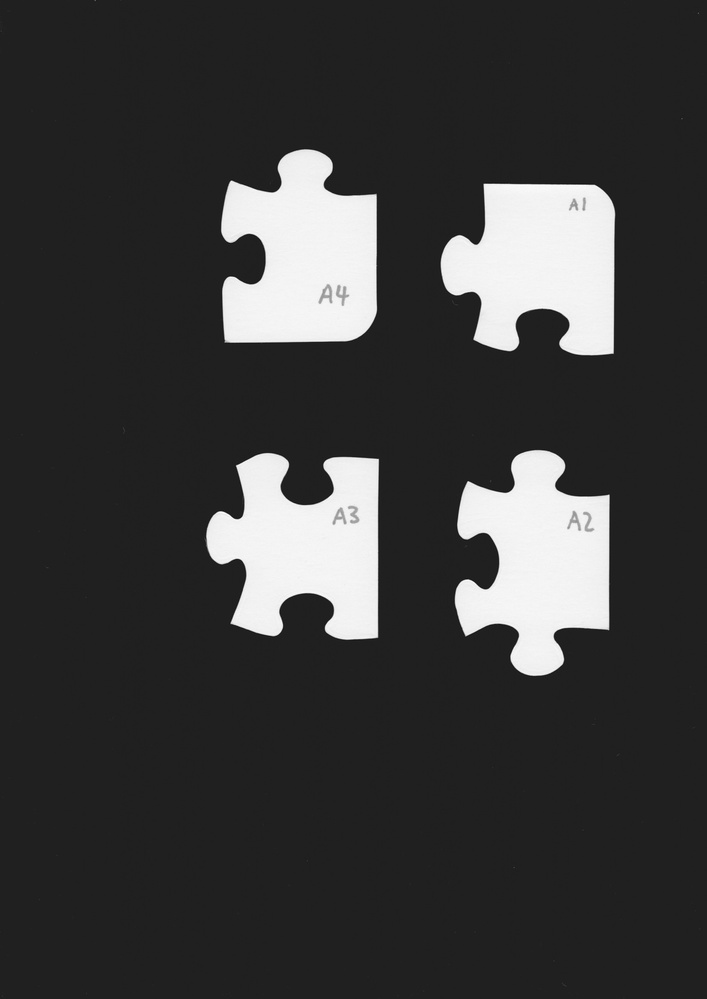
#> input picture opencv/resources/forest_scanned/1.jpeg, 707 x 999 px, shrunk from 1654 x 2338 before the run; its folder holds only this picture in this run
$ python binarize.py
#> lines starting #> are read from the running program, lines starting #| are printed output that depends on the picture; after the words box and inside, x2 and y2 are one past the last pixel; in counts of white or black regions, pixels touching at a corner belong together
import cv2
import os
from os.path import join

folder = 'resources/forest_scanned'

filenames = os.listdir(folder)

for filename in filenames:
    if filename == ".DS_Store":
        continue

    path_in = join(folder, filename)

    img = cv2.imread(path_in)
#> img is the input picture: shape (999, 707, 3); min 15, max 255, mean 58.5
    # img = img[380:640, 190:420]
    gray = cv2.cvtColor(img, cv2.COLOR_BGR2GRAY)
    # cv2.imshow("gray", gray)

    threshold, thresh = cv2.threshold(gray, 200, 255, cv2.THRESH_BINARY)
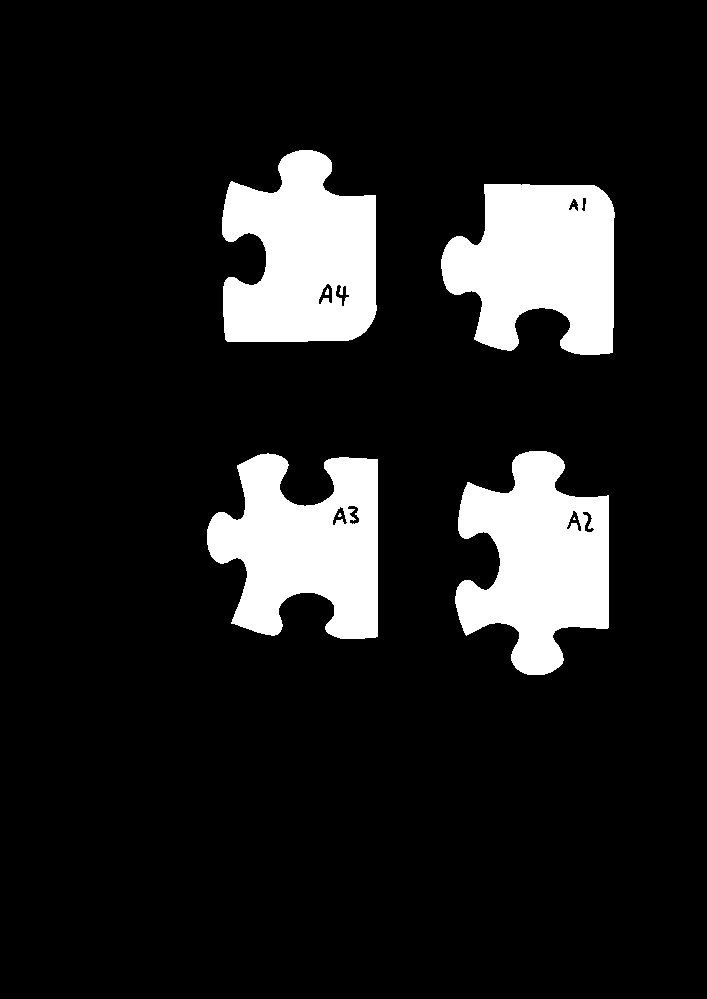
#> thresh: shape (999, 707); 12.5% white; 8 white regions (3 under 20 px), largest, box (x1, y1, x2, y2) and area: (222, 150, 377, 342) 22464, (455, 451, 609, 675) 22122, (441, 184, 615, 355) 21853, (207, 453, 378, 639) 21581, (325, 288, 329, 295) 21

    path_out = 'resources/results'
    cv2.imwrite(join(path_out, filename), thresh)

# cv2.waitKey(0)

$ run again, on opencv/resources/forest_scanned/3_correct.jpeg
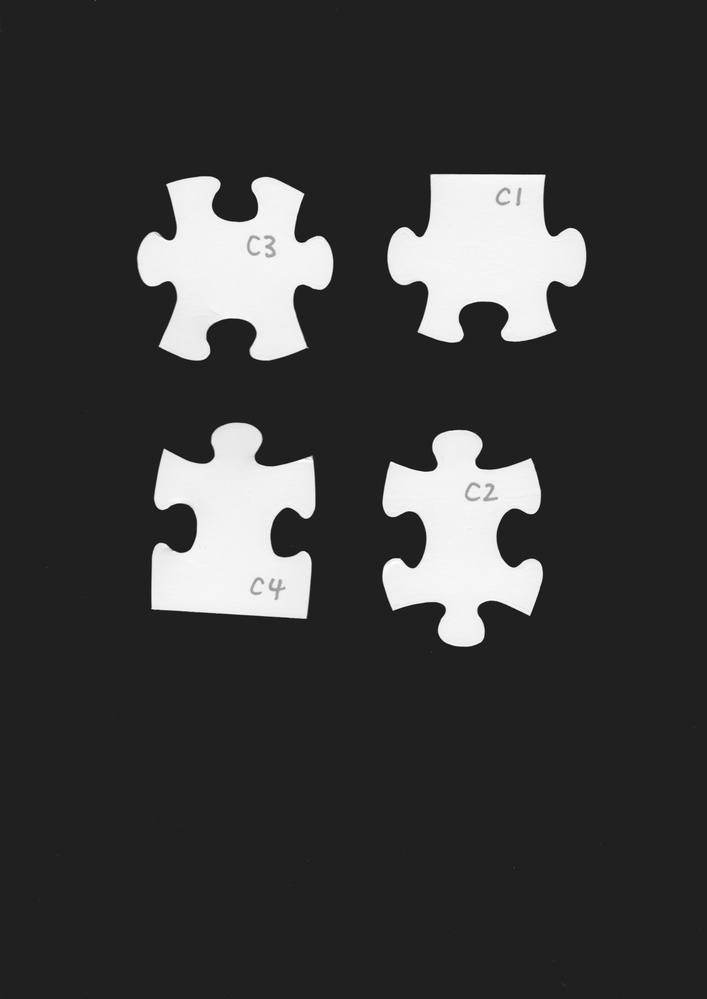
#> input picture opencv/resources/forest_scanned/3_correct.jpeg, 707 x 999 px, shrunk from 1654 x 2338 before the run
#> img is the input picture: shape (999, 707, 3); min 14, max 255, mean 57.9
#> `threshold, thresh = cv2.threshold(gray, 200, 255, cv2.THRESH_BINARY)`:
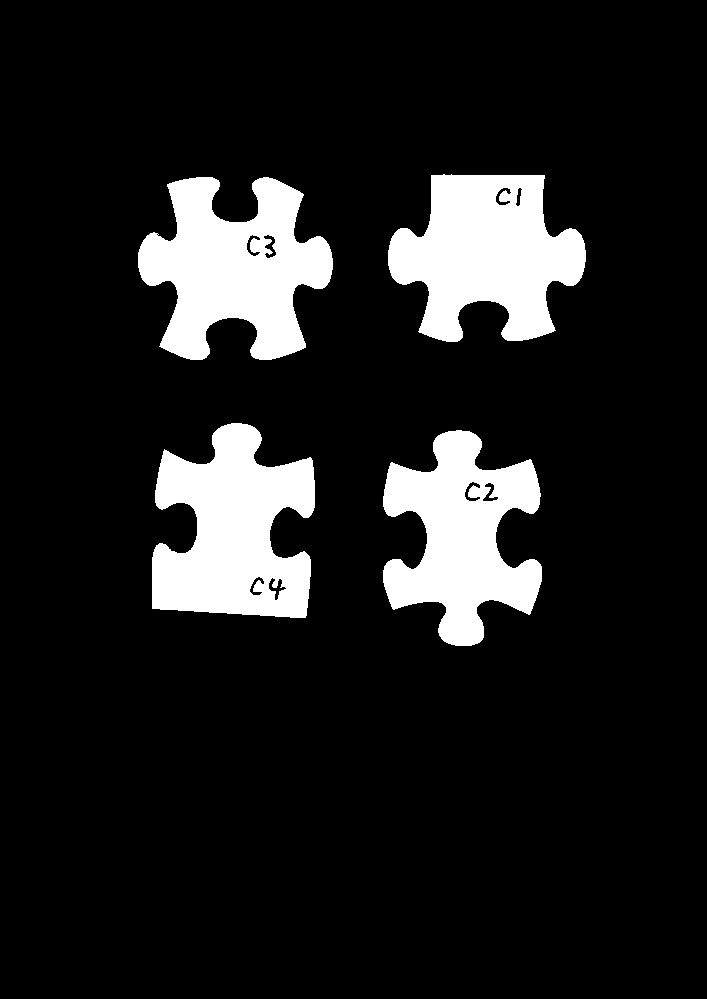
#> thresh: shape (999, 707); 12.1% white; 4 white regions, box (x1, y1, x2, y2) and area: (152, 423, 315, 618) 21919, (138, 177, 333, 360) 21884, (388, 174, 586, 342) 21581, (383, 430, 542, 646) 20075

$ run again, on opencv/resources/forest_scanned/4.jpeg
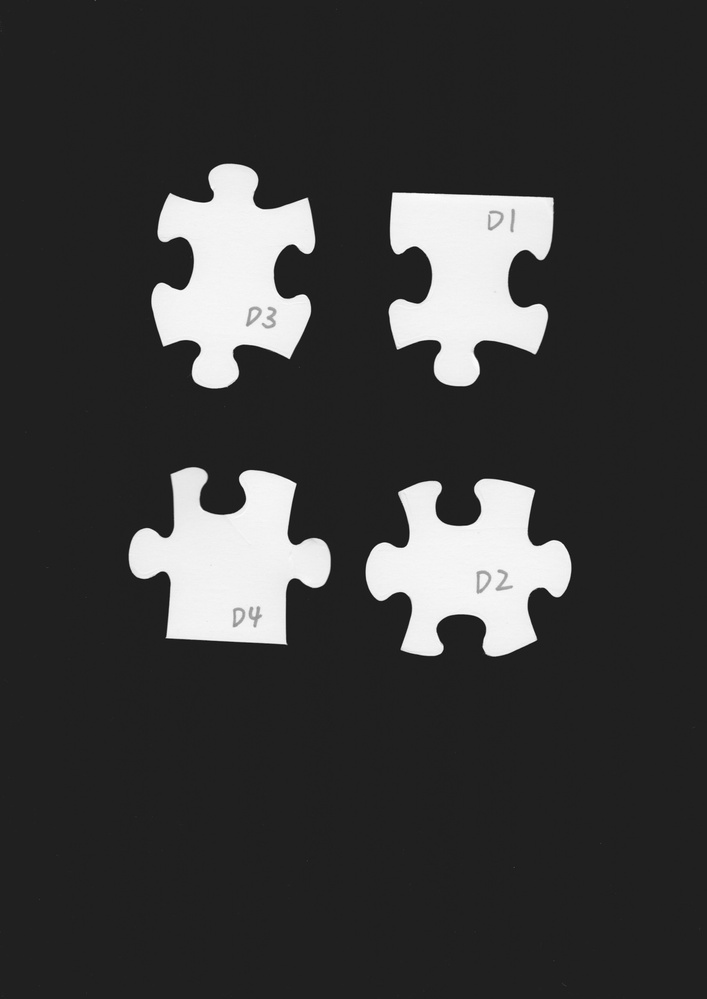
#> input picture opencv/resources/forest_scanned/4.jpeg, 707 x 999 px, shrunk from 1654 x 2338 before the run
#> img is the input picture: shape (999, 707, 3); min 15, max 255, mean 57.5
#> `threshold, thresh = cv2.threshold(gray, 200, 255, cv2.THRESH_BINARY)`:
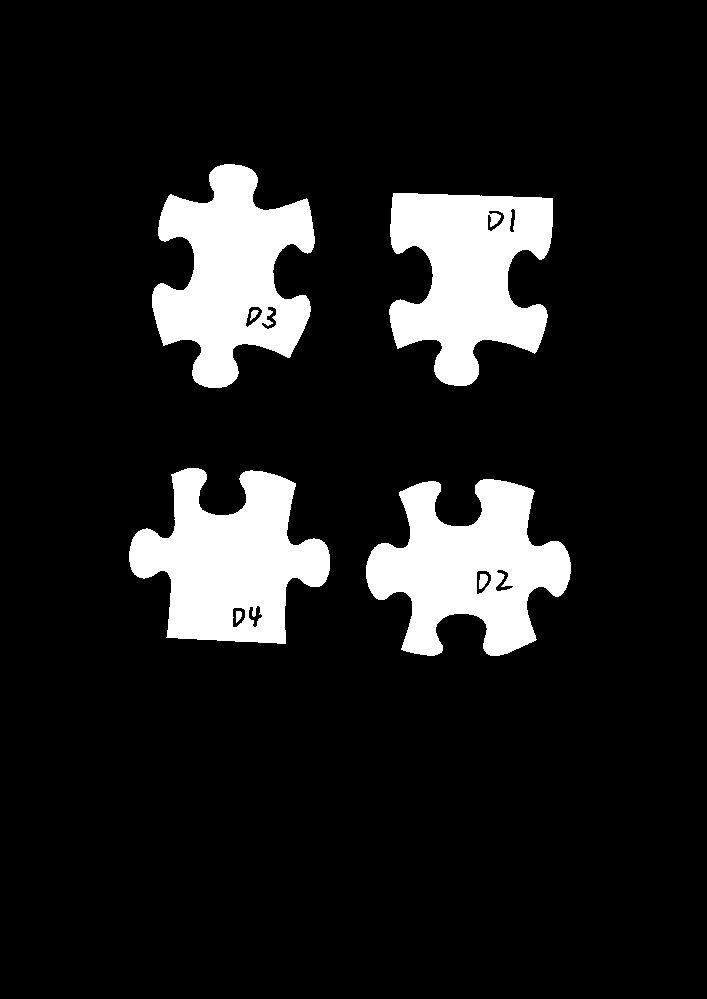
#> thresh: shape (999, 707); 12% white; 7 white regions, largest, box (x1, y1, x2, y2) and area: (152, 164, 315, 388) 21412, (129, 468, 330, 644) 21168, (366, 479, 571, 656) 21001

$ run again, on opencv/resources/forest_scanned/2.jpeg
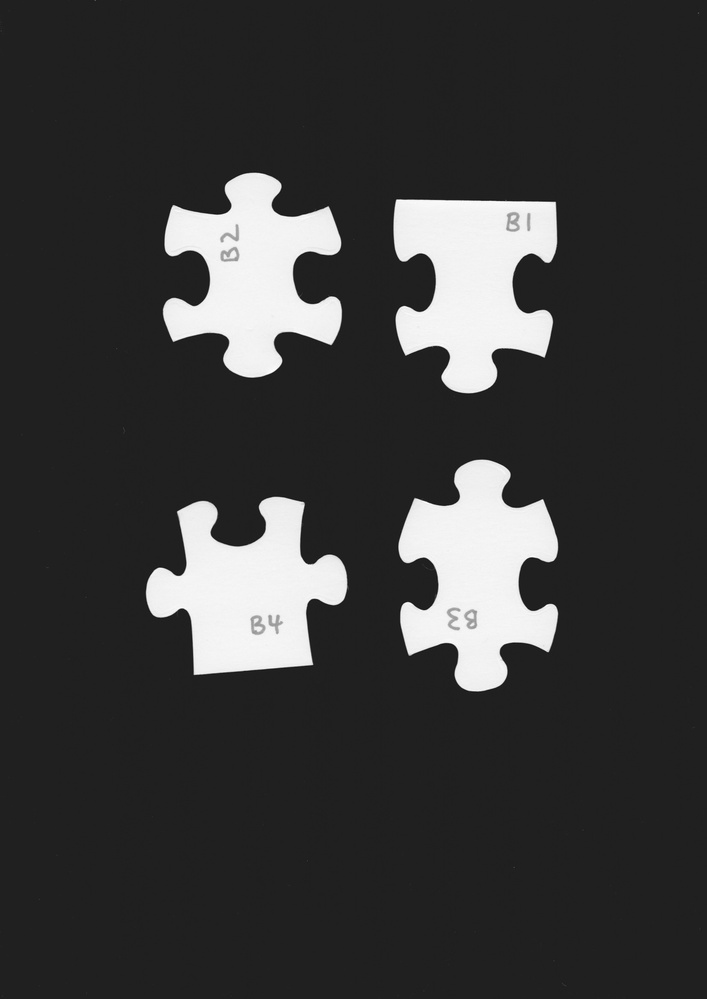
#> input picture opencv/resources/forest_scanned/2.jpeg, 707 x 999 px, shrunk from 1654 x 2338 before the run
#> img is the input picture: shape (999, 707, 3); min 15, max 255, mean 57.5
#> `threshold, thresh = cv2.threshold(gray, 200, 255, cv2.THRESH_BINARY)`:
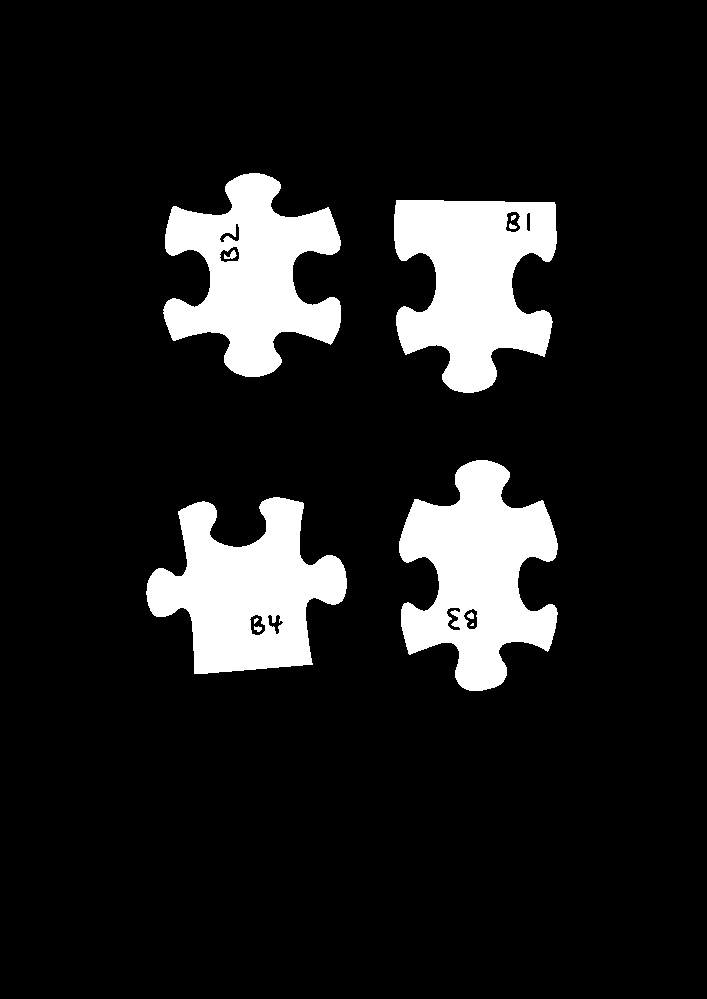
#> thresh: shape (999, 707); 11.9% white; 11 white regions (2 under 20 px), largest, box (x1, y1, x2, y2) and area: (399, 460, 558, 691) 21855, (394, 200, 557, 393) 21025, (146, 497, 347, 674) 20732
